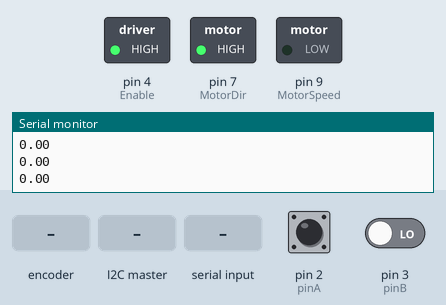
This sketch was run on a simulated Arduino Uno, built with avr-gcc and run on an emulated ATmega328P. On the bench: switched loads named in the sketch (green lamp = pin HIGH), the last lines printed to the serial monitor. The inputs (shaded band) are chosen by the test bench; at power-on: pin 2 (pinA) HIGH, pin 3 (pinB) LOW.

Above: at 1.2 s.
1.3 s: rotary encoder on pin 2 (pinA) / pin 3 (pinB) turned 3 steps (first pin leading)
At 2.8 s:
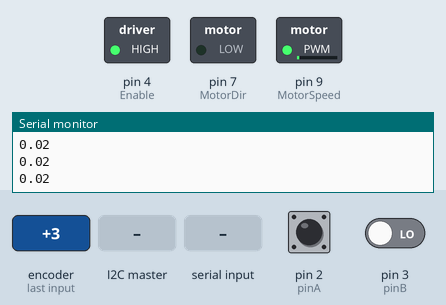
4.3 s: the I2C master sends the byte 2
At 5.7 s:
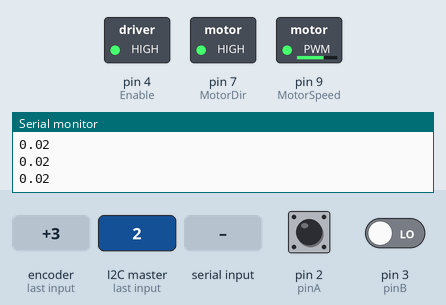
6.0 s: "1" received over Serial
At 6.9 s:
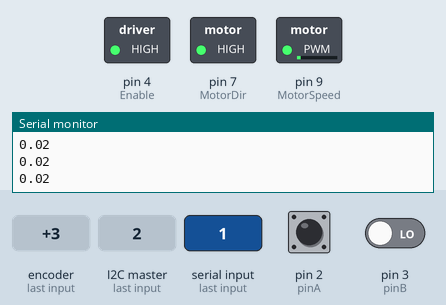
Timing chart, 0 to 15.0 s (numbered marks = the images above; inputs shaded):
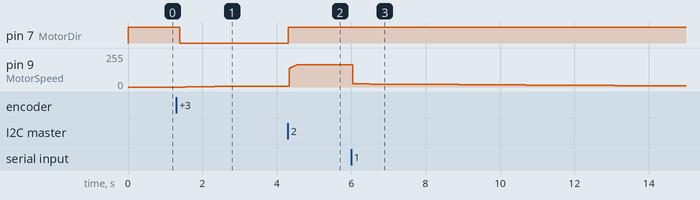

The sketch:

EncoderFirday.ino
```cpp
//red sda
//blue scl
//grey GND


#define Enable 4
#define MotorDir 7
#define MotorSpeed 9
#define FlagIndicator 12
#define pinA 2 //yellow
#define pinB 3 //white
#include <math.h>;
#include <Wire.h>
#define SLAVE_ADDRESS 0x04
long stateB, stateA, prevB;
int count = 0;
double Angle, diff, SpeedV, PWM;
double desiredAngle = 0;
double kp = 4;
double ki = 0.015;
double ErrorSum = 0;
int fromrpi;
void setup() {
  Serial.begin(9600);
  pinMode(Enable, OUTPUT);
  digitalWrite(Enable, HIGH);
  pinMode(MotorDir, OUTPUT);
  pinMode(MotorSpeed, OUTPUT);
  pinMode(FlagIndicator, INPUT);
  attachInterrupt(digitalPinToInterrupt(pinA), readEncoder, CHANGE);
  attachInterrupt(digitalPinToInterrupt(pinB), readEncoder, CHANGE);
  Wire.begin(SLAVE_ADDRESS);
  Wire.onReceive(receiveData);
}

void loop() {
  // put your main code here, to run repeatedly:
    Angle =  (count / 3200.0)*(360.0)*(PI/180.0);
    Serial.println(Angle);
    diff = Angle - desiredAngle;
    ErrorSum = ErrorSum + diff;
    if (ErrorSum > 50) {
          ErrorSum = 50;
    }
    if (ErrorSum < -50) {
          ErrorSum = -50;
    }
    if (diff > 1) {
          diff = 1;
    }
    if (diff < -1) {
          diff = -1;
    }
    //Serial.println(ErrorSum);
    SpeedV = diff * kp + ErrorSum * ki;
        if (SpeedV > 0){
      digitalWrite(MotorDir, LOW);
    }
    else{
      digitalWrite(MotorDir, HIGH);
    }
    //Serial.println(SpeedV);
    SpeedV = abs(SpeedV);
    PWM = (SpeedV * 255.0)/7.2;
    //Serial.println(PWM);
    analogWrite(MotorSpeed, PWM);


      if (Serial.available()) {
    Serial.read();
    Serial.println("Reset both knobs to zero");
    desiredAngle = 0;
    }
}


void receiveData() {
  while(Wire.available()) {
    fromrpi = Wire.read();
    Serial.println(fromrpi);
    if(fromrpi == 1){
      desiredAngle = 0;
    }
    if(fromrpi == 2){
      desiredAngle = 1.57;
    }
    if(fromrpi == 3){
      desiredAngle = 3.14;
    }
    if(fromrpi == 4){
      desiredAngle = 4.71;
    }
  }
}

void readEncoder(){
  stateB = digitalRead(pinB);
  stateA = digitalRead(pinA);

  if (prevB != stateB){
    if (stateA != stateB){
      count = count -2;
    } else{
      count = count + 2;
    }
  }
  prevB = stateB;
}
```

Measured:
- after the input at 1.3 s, pin 7 (MotorDir): HIGH → LOW after 0.09 s; pin 9 (MotorSpeed): moves from 0/255 to 7/255 over 2.6 s, starting after 0.24 s
- after the input at 4.3 s, pin 7 (MotorDir): LOW → HIGH at once
- after the input at 6.0 s, pin 9 (MotorSpeed): moves from 168/255 to 8/255 over 8.8 s, starting at once
